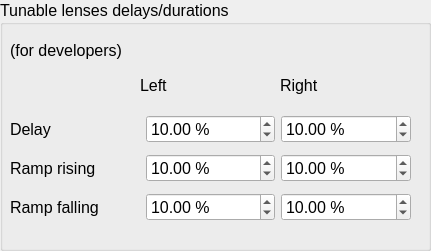
           <widget class="QGroupBox" name="groupBox_13">
            <property name="enabled">
             <bool>true</bool>
            </property>
            <property name="geometry">
             <rect>
              <x>450</x>
              <y>10</y>
              <width>431</width>
              <height>251</height>
             </rect>
            </property>
            <property name="font">
             <font>
              <pointsize>12</pointsize>
             </font>
            </property>
            <property name="title">
             <string>Tunable lenses delays/durations</string>
            </property>
            <widget class="QLabel" name="label_49">
             <property name="geometry">
              <rect>
               <x>140</x>
               <y>70</y>
               <width>91</width>
               <height>31</height>
              </rect>
             </property>
             <property name="font">
              <font>
               <pointsize>12</pointsize>
              </font>
             </property>
             <property name="text">
              <string>Left</string>
             </property>
            </widget>
            <widget class="QLabel" name="label_50">
             <property name="geometry">
              <rect>
               <x>280</x>
               <y>70</y>
               <width>91</width>
               <height>31</height>
              </rect>
             </property>
             <property name="font">
              <font>
               <pointsize>12</pointsize>
              </font>
             </property>
             <property name="text">
              <string>Right</string>
             </property>
            </widget>
            <widget class="QWidget" name="layoutWidget">
             <property name="geometry">
              <rect>
               <x>10</x>
               <y>110</y>
               <width>401</width>
               <height>118</height>
              </rect>
             </property>
             <layout class="QGridLayout" name="gridLayout_3">
              <item row="0" column="0">
               <widget class="QLabel" name="label_52">
                <property name="font">
                 <font>
                  <pointsize>12</pointsize>
                 </font>
                </property>
                <property name="text">
                 <string>Delay</string>
                </property>
               </widget>
              </item>
              <item row="0" column="1">
               <widget class="QDoubleSpinBox" name="LeftETLDelaySpinBox">
                <property name="enabled">
                 <bool>true</bool>
                </property>
                <property name="font">
                 <font>
                  <pointsize>12</pointsize>
                 </font>
                </property>
                <property name="suffix">
                 <string> %</string>
                </property>
                <property name="maximum">
                 <double>100.000000000000000</double>
                </property>
                <property name="singleStep">
                 <double>0.100000000000000</double>
                </property>
                <property name="value">
                 <double>10.000000000000000</double>
                </property>
               </widget>
              </item>
              <item row="0" column="2">
               <widget class="QDoubleSpinBox" name="RightETLDelaySpinBox">
                <property name="enabled">
                 <bool>true</bool>
                </property>
                <property name="font">
                 <font>
                  <pointsize>12</pointsize>
                 </font>
                </property>
                <property name="suffix">
                 <string> %</string>
                </property>
                <property name="maximum">
                 <double>100.000000000000000</double>
                </property>
                <property name="singleStep">
                 <double>0.100000000000000</double>
                </property>
                <property name="value">
                 <double>10.000000000000000</double>
                </property>
               </widget>
              </item>
              <item row="1" column="0">
               <widget class="QLabel" name="label_53">
                <property name="font">
                 <font>
                  <pointsize>12</pointsize>
                 </font>
                </property>
                <property name="text">
                 <string>Ramp rising</string>
                </property>
               </widget>
              </item>
              <item row="1" column="1">
               <widget class="QDoubleSpinBox" name="LeftETLRampRisingSpinBox">
                <property name="enabled">
                 <bool>true</bool>
                </property>
                <property name="font">
                 <font>
                  <pointsize>12</pointsize>
                 </font>
                </property>
                <property name="suffix">
                 <string> %</string>
                </property>
                <property name="maximum">
                 <double>100.000000000000000</double>
                </property>
                <property name="singleStep">
                 <double>0.100000000000000</double>
                </property>
                <property name="value">
                 <double>10.000000000000000</double>
                </property>
               </widget>
              </item>
              <item row="1" column="2">
               <widget class="QDoubleSpinBox" name="RightETLRampRisingSpinBox">
                <property name="enabled">
                 <bool>true</bool>
                </property>
                <property name="font">
                 <font>
                  <pointsize>12</pointsize>
                 </font>
                </property>
                <property name="suffix">
                 <string> %</string>
                </property>
                <property name="maximum">
                 <double>100.000000000000000</double>
                </property>
                <property name="singleStep">
                 <double>0.100000000000000</double>
                </property>
                <property name="value">
                 <double>10.000000000000000</double>
                </property>
               </widget>
              </item>
              <item row="2" column="0">
               <widget class="QLabel" name="label_54">
                <property name="font">
                 <font>
                  <pointsize>12</pointsize>
                 </font>
                </property>
                <property name="text">
                 <string>Ramp falling</string>
                </property>
               </widget>
              </item>
              <item row="2" column="1">
               <widget class="QDoubleSpinBox" name="LeftETLRampFallingSpinBox">
                <property name="enabled">
                 <bool>true</bool>
                </property>
                <property name="font">
                 <font>
                  <pointsize>12</pointsize>
                 </font>
                </property>
                <property name="suffix">
                 <string> %</string>
                </property>
                <property name="maximum">
                 <double>100.000000000000000</double>
                </property>
                <property name="singleStep">
                 <double>0.100000000000000</double>
                </property>
                <property name="value">
                 <double>10.000000000000000</double>
                </property>
               </widget>
              </item>
              <item row="2" column="2">
               <widget class="QDoubleSpinBox" name="RightETLRampFallingSpinBox">
                <property name="enabled">
                 <bool>true</bool>
                </property>
                <property name="font">
                 <font>
                  <pointsize>12</pointsize>
                 </font>
                </property>
                <property name="suffix">
                 <string> %</string>
                </property>
                <property name="maximum">
                 <double>100.000000000000000</double>
                </property>
                <property name="singleStep">
                 <double>0.100000000000000</double>
                </property>
                <property name="value">
                 <double>10.000000000000000</double>
                </property>
               </widget>
              </item>
             </layout>
            </widget>
            <widget class="QLabel" name="label_47">
             <property name="geometry">
              <rect>
               <x>10</x>
               <y>30</y>
               <width>151</width>
               <height>41</height>
              </rect>
             </property>
             <property name="font">
              <font>
               <pointsize>12</pointsize>
              </font>
             </property>
             <property name="text">
              <string>(for developers)</string>
             </property>
            </widget>
           </widget>
